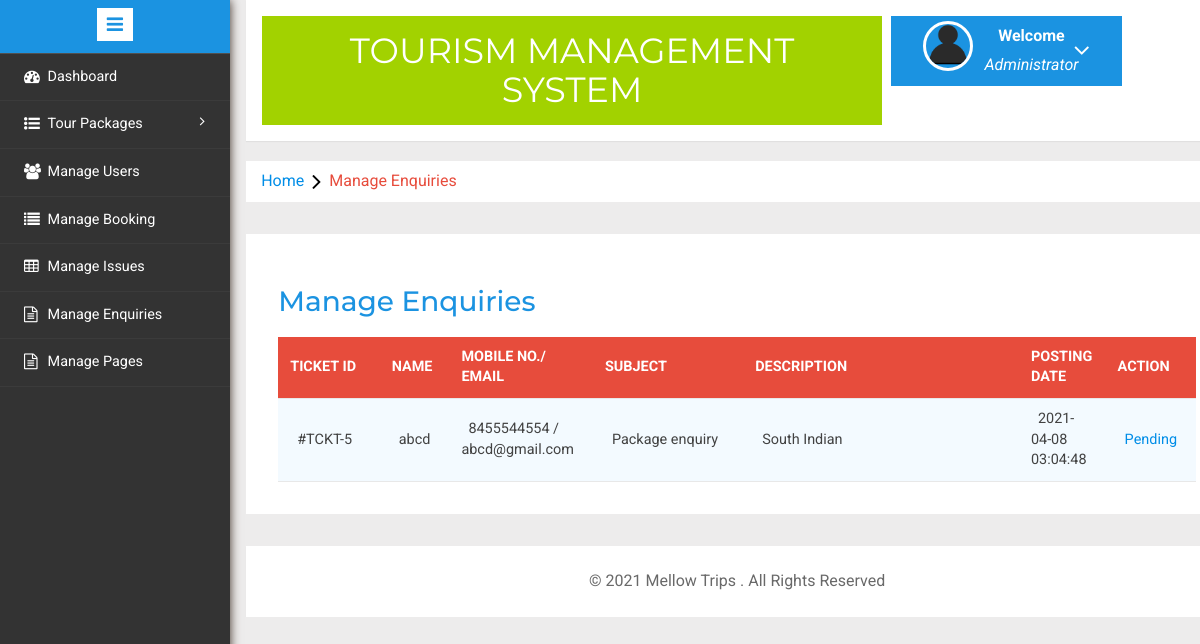
Screenshot of /Mellowtrips/admin/manage-enquires.php (signed in) with the database file from the repository.
### tables this page shows
CREATE TABLE `tblenquiry` (
  `id` int(11) NOT NULL,
  `FullName` varchar(100) DEFAULT NULL,
  `EmailId` varchar(100) DEFAULT NULL,
  `MobileNumber` char(10) DEFAULT NULL,
  `Subject` varchar(100) DEFAULT NULL,
  `Description` longtext DEFAULT NULL,
  `PostingDate` timestamp NULL DEFAULT current_timestamp(),
  `Status` int(1) DEFAULT NULL
);

### Mellowtrips/admin/manage-enquires.php (the view, shortened to what this page needs)
<?php
include('includes/config.php');
if(strlen($_SESSION['alogin'])==0)
	{
header('location:index.php');
}
else{
	?>
<!DOCTYPE HTML>
<html>
<head>
<link href="css/bootstrap.min.css" rel='stylesheet' type='text/css' />
<link href="css/style.css" rel='stylesheet' type='text/css' />
<link rel="stylesheet" href="css/morris.css" type="text/css"/>
<link href="css/font-awesome.css" rel="stylesheet">
<link rel="stylesheet" type="text/css" href="css/table-style.css" />
<link rel="stylesheet" type="text/css" href="css/basictable.css" />
<link rel="stylesheet" href="css/icon-font.min.css" type='text/css' />
</head>
<body>
   <div class="page-container">
<div class="left-content">
	   <div class="mother-grid-inner">
				<?php include('includes/header.php');?>
				</div>
<ol class="breadcrumb">
                <li class="breadcrumb-item"><a href="index.html">Home</a><i class="fa fa-angle-right"></i>Manage Enquiries</li>
            </ol>
<div class="agile-grids">
				<div class="agile-tables">
					<div class="w3l-table-info">
					  <h2>Manage Enquiries</h2>
					    <table id="table">
						<thead>
						  <tr>
						  <th>Ticket id</th>
							<th>Name</th>
							<th>Mobile No./ Email</th>
							<th>Subject </th>
							<th>Description </th>
							<th>Posting date </th>
							<th>Action </th>
						  </tr>
						</thead>
						<tbody>
<?php $sql = "SELECT * from tblenquiry";
$query = $dbh -> prepare($sql);
$query->execute();
$results=$query->fetchAll(PDO::FETCH_OBJ);
if($query->rowCount() > 0)
{
foreach($results as $result)
{				?>
						  <tr>
							<td width="120">#TCKT-<?php echo htmlentities($result->id);?></td>
							<td width="50"><?php echo htmlentities($result->FullName);?></td>
								<td width="50"><?php echo htmlentities($result->MobileNumber);?> /<br />
								<?php echo $result->EmailId;?></td>
							<td width="200"><?php echo htmlentities($result->Subject);?></a></td>
							<td width="400"><?php echo htmlentities($result->Description);?></td>
								<td width="50"><?php echo htmlentities($result->PostingDate);?></td>
								<?php if($result->Status==1)
{
	?><td>Read</td>
<?php } else {?>
<td><a href="manage-enquires.php?eid=<?php echo htmlentities($result->id);?>" onclick="return confirm('Do you really want to read')" >Pending</a>
</td>
<?php } ?>
</tr>
						 <?php } }?>
						</tbody>
					  </table>
					</div>
			</div>
<?php include('includes/footer.php');?>
</div>
</div>
						<?php include('includes/sidebarmenu.php');?>
							</div>
</body>
</html>
<?php } ?>

### Mellowtrips/admin/css/table-style.css (style rules this page uses)
table { background: white; border-collapse: collapse; margin: 1.25em 0 0; width: 100%; }
table tr, table th, table td { border: none; border-bottom: 1px solid #e8e8e8; font-size: .95em; }
table th, table td { padding: 10px 12px; text-align: left; }
table th { background: #e74c3c; color: #fff; text-transform: uppercase; }
table tr td { background: #f3faff; color: #424242; }
table { width: 100%; }

### rows the page displays
tblenquiry: id "5", FullName "abcd", MobileNumber "8455544554", EmailId "abcd@gmail.com", Subject "Package enquiry", Description "South Indian", PostingDate "2021-04-08 03:04:48"
